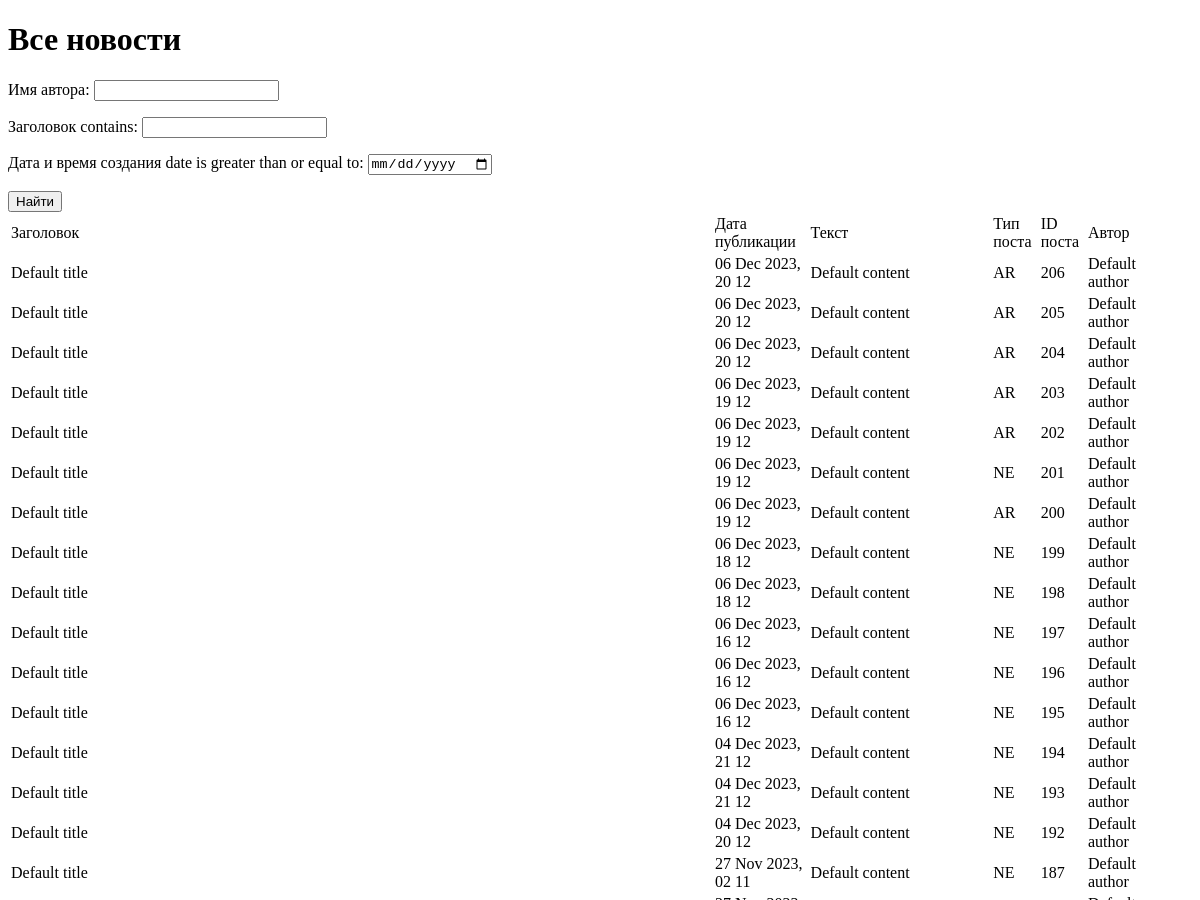
/news/search/ (signed in, upper part), run on an earlier commit of the app's database.
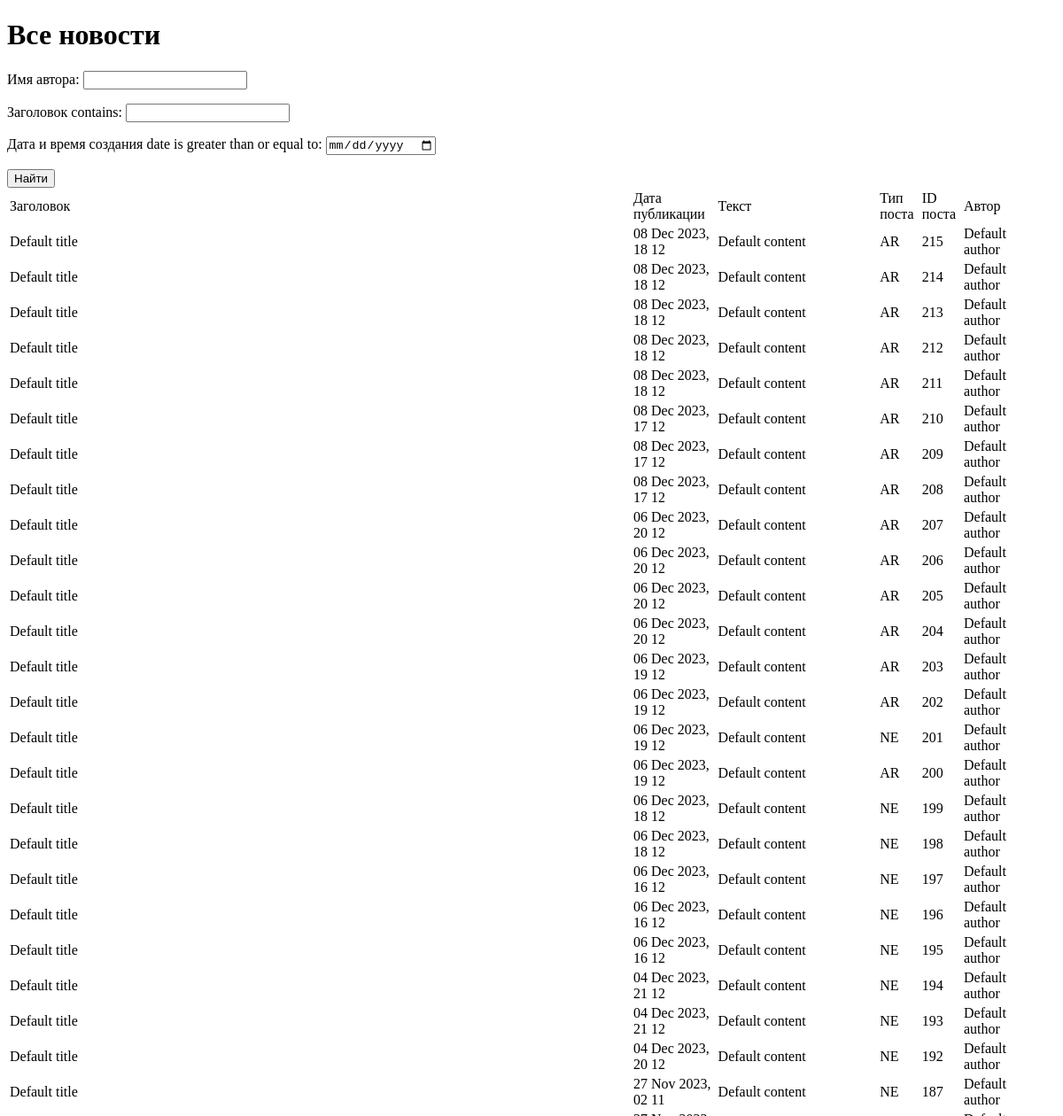
And on a later commit of the database.
### news/models.py (models this page shows, shortened)
class Post(models.Model):
    news = 'NE'
    article = 'AR'
    POST_TYPES = [
        (news, 'Новость'),
        (article, 'Статья')
    ]
    author = models.CharField(max_length=255, default='Default author', verbose_name='имя автора')
    post_type = models.CharField(max_length=2, choices=POST_TYPES, default=article, verbose_name='Вид поста')
    date_create = models.DateTimeField(auto_now_add=True, verbose_name='дата и время создания')
    date_update = models.DateTimeField(auto_now=True, verbose_name='дата и время изменения')
    categories = models.ManyToManyField(Category, verbose_name='Категории')
    title = models.CharField(max_length=255, default='Default title', verbose_name='заголовок')
    content = models.TextField(default='Default content', verbose_name='текст')

### news/views.py (the view)
# urls.py: path('news/search/', NewsSearch.as_view(), name = 'news_search'),
class NewsSearch(LoginRequiredMixin, ListView):
    model = Post
    template_name = 'flatpages/news_search.html'
    queryset = Post.objects.order_by('-date_create')
    context_object_name = 'news'
    def get_queryset(self):
        queryset = super().get_queryset()
        self.filterset = PostFilter(self.request.GET, queryset)
        return self.filterset.qs
    def get_context_data(self, **kwargs):
        context = super().get_context_data(**kwargs)
        context['filterset'] = self.filterset
        return context

### news/templatetags/custom_filters.py (called while the page is built)
@register.filter()
def censor(text):
    spl_text = text.split()
    explicitwords = ['дВижения',
                     'ТраСсе',
                     'производственных',
                     'Однако',
                     'детонациЮ']
    for ex_word in explicitwords:
        ex_word = ex_word.title()
        for word in spl_text:
            word1 = word[0].upper() + word[1:]
            if word1 == ex_word:
                text = text.replace(word, word[0] + '*' * (len(word) - 1))
    """Removes all values of arg from the given string"""
    return text

### templates/flatpages/news_search.html (shortened to what this page needs)
{% extends 'flatpages/default.html' %}
{% load custom_filters %}
{% load custom_tags %}
{% block content %}
    <h1>Все новости</h1>
    <form action="" method="get">
    {{ filterset.form.as_p }}
    <input type="submit" value="Найти"/>
    </form>
    {% if news %}
       <table>
           <tr>
               <td>Заголовок</td>
               <td>Дата публикации</td>
               <td>Текст</td>
               <td>Тип поста</td>
               <td>ID поста</td>
               <td>Автор</td>
           </tr>
           {% for new in news %}
           <tr>
               <td>{{ new.title|censor }}&emsp;</td>
               <td>{{ new.date_create|date:'d M Y, H m'|censor}}&emsp;</td>
               <td>{{ new.content|truncatechars:20|censor }}&emsp;</td>
               <td>{{ new.post_type }}&emsp;</td>
               <td>{{ new.id }}&emsp;</td>
               <td>{{ new.author }}&emsp;</td>
           </tr>
           {% endfor %}
       </table>
    {% else %}
       <h2>Новостей нет!</h2>
    {% endif %}
{% endblock content %}

What changed in the data, as far as the page shows it:
added Post: title|censor "Default title", date_create|censor "08 Dec 2023, 18 12", content|censor "Default content", post_type "AR", id "215", author "Default author"
added Post: title|censor "Default title", date_create|censor "08 Dec 2023, 18 12", content|censor "Default content", post_type "AR", id "214", author "Default author"
added Post: title|censor "Default title", date_create|censor "08 Dec 2023, 18 12", content|censor "Default content", post_type "AR", id "213", author "Default author"
added Post: title|censor "Default title", date_create|censor "08 Dec 2023, 18 12", content|censor "Default content", post_type "AR", id "212", author "Default author"
added Post: title|censor "Default title", date_create|censor "08 Dec 2023, 18 12", content|censor "Default content", post_type "AR", id "211", author "Default author"
added Post: title|censor "Default title", date_create|censor "08 Dec 2023, 17 12", content|censor "Default content", post_type "AR", id "210", author "Default author"
added Post: title|censor "Default title", date_create|censor "08 Dec 2023, 17 12", content|censor "Default content", post_type "AR", id "209", author "Default author"
added Post: title|censor "Default title", date_create|censor "08 Dec 2023, 17 12", content|censor "Default content", post_type "AR", id "208", author "Default author"
added Post: title|censor "Default title", date_create|censor "06 Dec 2023, 20 12", content|censor "Default content", post_type "AR", id "207", author "Default author"
